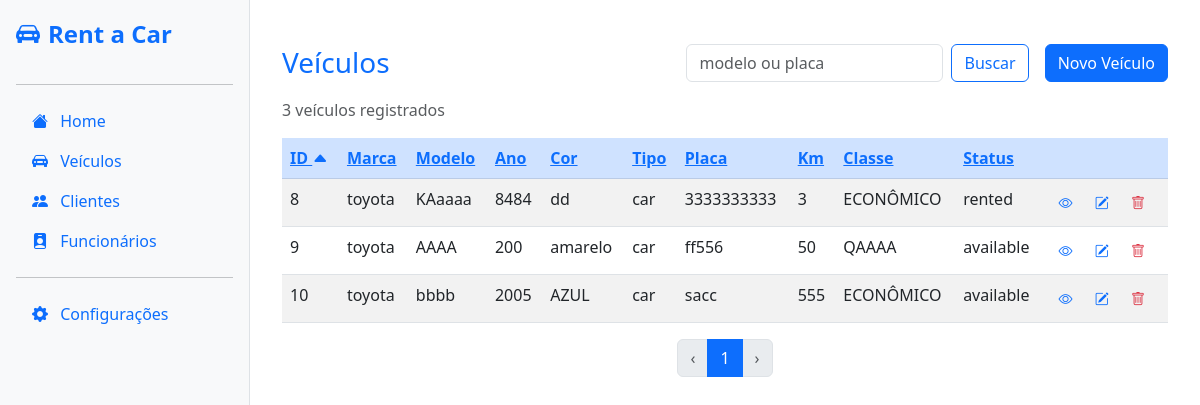
The app's page /veiculos/, older data.
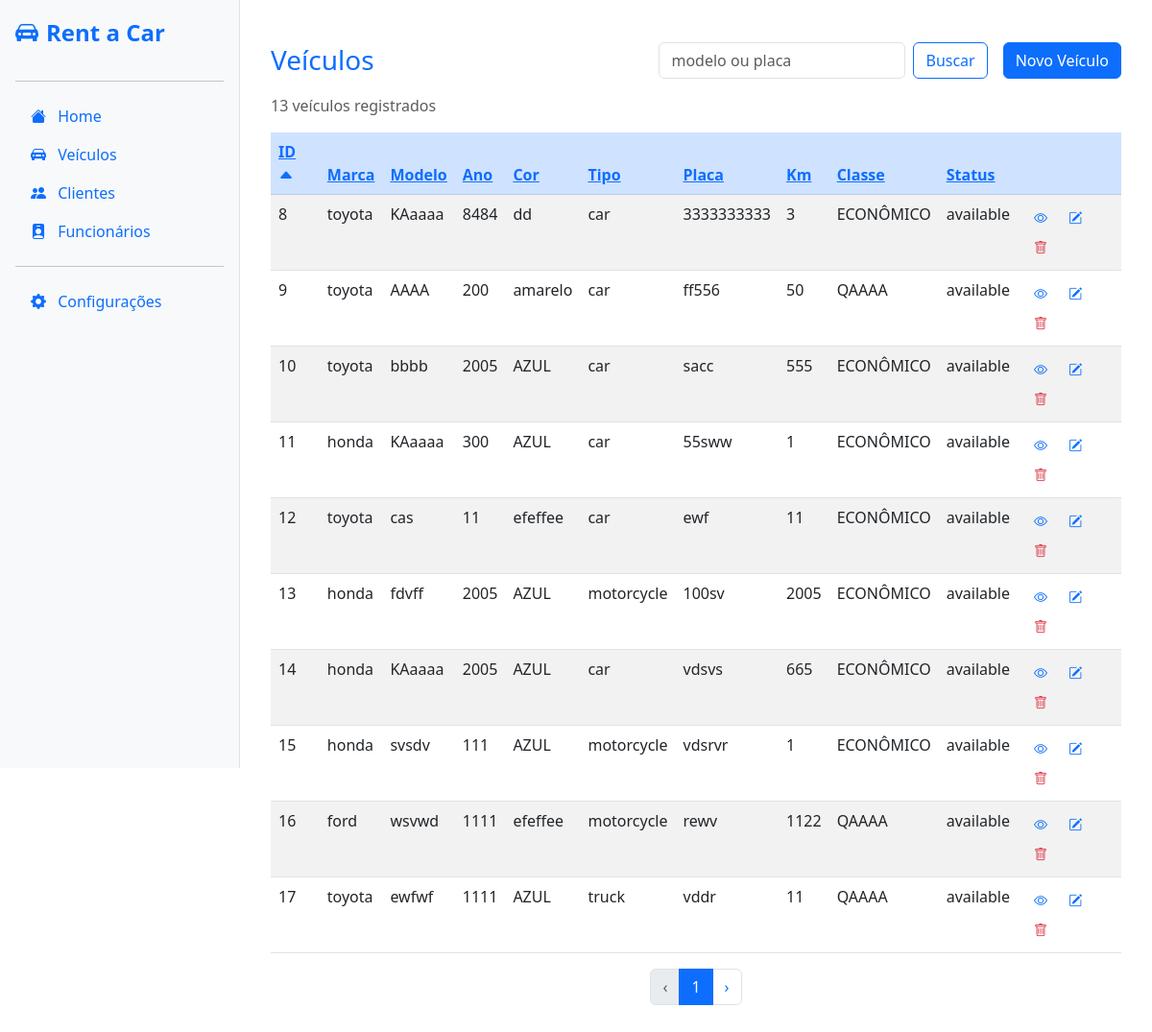
The same page, newer data.
### vehicles/models.py (models this page shows, shortened)
class Vehicle(models.Model):
    vehicle_type = models.CharField(max_length=10, choices=VEHICLE_TYPE_CHOICES)
    brand = models.CharField(max_length=20, choices=VEHICLE_BRAND_CHOICES)
    model = models.CharField(max_length=50)
    year = models.IntegerField()
    color = models.CharField(max_length=20)
    km = models.IntegerField()
    status = models.CharField(max_length=10, choices=STATUS_CHOICES, default='available')
    description = models.TextField(blank=True, null=True)
    created_at = models.DateTimeField(auto_now_add=True)
    plate = models.CharField(max_length=10, unique=True, default='')
    vehicle_class = models.ForeignKey(VehicleClass, on_delete=models.PROTECT)
    image = models.ImageField(upload_to='vehicles/images/', blank=True, null=True)

class VehicleClass(models.Model):
    name = models.CharField(max_length=50)
    description = models.TextField(blank=True, null=True)
    daily_price = models.DecimalField(max_digits=10, decimal_places=2)
    def __str__(self):
        return self.name

### vehicles/views.py (the view)
# urls.py: path('veiculos/', views.list_vehicles, name='list_vehicles'),
def list_vehicles(request):
    query = request.GET.get('search', '')
    sort = request.GET.get('sort', 'id')
    order = request.GET.get('order', 'asc')
    sort_field = sort if order == 'asc' else f'-{sort}'
    if query:
        vehicles = Vehicle.objects.filter(plate__icontains=query) | Vehicle.objects.filter(model__icontains=query)
    else:
        vehicles = Vehicle.objects.all()
    vehicles = vehicles.order_by(sort_field)
    paginator = Paginator(vehicles, 10)
    page_number = request.GET.get('page')
    page_obj = paginator.get_page(page_number)
    count = Vehicle.objects.count()
    dados = {
        'total': count,
        'vehicles': page_obj,
        'query': query,
        'sort': sort,
        'order': order,
        'page_obj': page_obj,
    }
    return render(request, 'vehicles/list_vehicles.html', dados)

### vehicles/templates/vehicles/list_vehicles.html (shortened to what the changed rows need)
{% extends "base/base.html" %} {% block content %}
<div class="container mt-4">
  <div class="d-flex align-items-center justify-content-between mb-3 flex-wrap">
    <h3 class="mb-0 me-3 text-primary">Veículos</h3>
    <div class="d-flex ms-auto">
    </div>
  </div>
  <p class="text-muted">{{ vehicles.paginator.count }} veículos registrados</p>
  <table class="table table-striped">
    <thead class="table-primary">
      <tr>
        <th>
          <a
            href="?sort=id&order={% if sort == 'id' and order == 'asc' %}desc{% else %}asc{% endif %}&search={{ query|urlencode }}"
            >ID {% if sort == 'id' %}<i
              class="bi bi-caret-{% if order == 'asc' %}up{% else %}down{% endif %}-fill"
            ></i
            >{% endif %}</a
          >
        </th>
        <th>
          <a
            href="?sort=brand&order={% if sort == 'brand' and order == 'asc' %}desc{% else %}asc{% endif %}&search={{ query|urlencode }}"
            >Marca </a
          >
        </th>
        <th>
          <a
            href="?sort=model&order={% if sort == 'model' and order == 'asc' %}desc{% else %}asc{% endif %}&search={{ query|urlencode }}"
            >Modelo </a
          >
        </th>
        <th>
          <a
            href="?sort=year&order={% if sort == 'year' and order == 'asc' %}desc{% else %}asc{% endif %}&search={{ query|urlencode }}"
            >Ano </a
          >
        </th>
        <th>
          <a
            href="?sort=color&order={% if sort == 'color' and order == 'asc' %}desc{% else %}asc{% endif %}&search={{ query|urlencode }}"
            >Cor </a
          >
        </th>
        <th>
          <a
            href="?sort=vehicle_type&order={% if sort == 'vehicle_type' and order == 'asc' %}desc{% else %}asc{% endif %}&search={{ query|urlencode }}"
            >Tipo </a
          >
        </th>
        <th>
          <a
            href="?sort=plate&order={% if sort == 'plate' and order == 'asc' %}desc{% else %}asc{% endif %}&search={{ query|urlencode }}"
            >Placa </a
          >
        </th>
        <th>
          <a
            href="?sort=km&order={% if sort == 'km' and order == 'asc' %}desc{% else %}asc{% endif %}&search={{ query|urlencode }}"
            >Km </a
          >
        </th>
        <th>
          <a
            href="?sort=vehicle_class&order={% if sort == 'vehicle_class' and order == 'asc' %}desc{% else %}asc{% endif %}&search={{ query|urlencode }}"
            >Classe </a
          >
        </th>
        <th>
          <a
            href="?sort=status&order={% if sort == 'status' and order == 'asc' %}desc{% else %}asc{% endif %}&search={{ query|urlencode }}"
            >Status </a
          >
        </th>
        <th></th>
      </tr>
    </thead>
    <tbody>
      {% for vehicle in vehicles %}
      <tr>
        <td>{{ vehicle.id }}</td>
        <td>{{ vehicle.brand }}</td>
        <td>{{ vehicle.model }}</td>
        <td>{{ vehicle.year }}</td>
        <td>{{ vehicle.color }}</td>
        <td>{{ vehicle.vehicle_type }}</td>
        <td>{{ vehicle.plate }}</td>
        <td>{{ vehicle.km }}</td>
        <td>{{ vehicle.vehicle_class }}</td>
        <td>{{ vehicle.status }}</td>
        <td>
          <a href="{% url 'vehicle_detail' vehicle.id %}" class="btn btn-sm">
            <i class="bi bi-eye text-primary"></i>
          </a>
          <a href="{% url 'update_vehicle' vehicle.id %}" class="btn btn-sm">
            <i class="bi bi-pencil-square text-primary"></i>
          </a>
          <button
            type="button"
            class="btn btn-sm"
            data-bs-toggle="modal"
            data-bs-target="#deleteModal{{ vehicle.id }}"
          >
            <i class="bi bi-trash text-danger"></i>
          </button>
        </td>
      </tr>
      {% endfor %}
    </tbody>
  </table>
  <nav aria-label="Paginacao">
    <ul class="pagination justify-content-center">
      {% if vehicles.has_next %}
      <li class="page-item">
        <a
          class="page-link"
          href="?page={{ vehicles.next_page_number }}&sort={{ sort }}&order={{ order }}&search={{ query|urlencode }}"
          aria-label="Próxima"
        >
          ›
        </a>
      </li>
      {% else %}
      <li class="page-item disabled">
        <span class="page-link" aria-label="Próxima">›</span>
      </li>
      {% endif %}
    </ul>
  </nav>
  {% endblock %}

Row changes from the older to the newer data that the page shows:
changed Vehicle "dd": status "rented" → "available"
added Vehicle: id "11", brand "honda", model "KAaaaa", year "300", color "AZUL", vehicle_type "car", plate "55sww", km "1", vehicle_class "ECONÔMICO", status "available"
added Vehicle: id "12", brand "toyota", model "cas", year "11", color "efeffee", vehicle_type "car", plate "ewf", km "11", vehicle_class "ECONÔMICO", status "available"
added Vehicle: id "13", brand "honda", model "fdvff", year "2005", color "AZUL", vehicle_type "motorcycle", plate "100sv", km "2005", vehicle_class "ECONÔMICO", status "available"
added Vehicle: id "14", brand "honda", model "KAaaaa", year "2005", color "AZUL", vehicle_type "car", plate "vdsvs", km "665", vehicle_class "ECONÔMICO", status "available"
added Vehicle: id "15", brand "honda", model "svsdv", year "111", color "AZUL", vehicle_type "motorcycle", plate "vdsrvr", km "1", vehicle_class "ECONÔMICO", status "available"
added Vehicle: id "16", brand "ford", model "wsvwd", year "1111", color "efeffee", vehicle_type "motorcycle", plate "rewv", km "1122", vehicle_class "QAAAA", status "available"
added Vehicle: id "17", brand "toyota", model "ewfwf", year "1111", color "AZUL", vehicle_type "truck", plate "vddr", km "11", vehicle_class "QAAAA", status "available"
Text that changed along with them:
{{ vehicles.paginator.count }}: "3" → "13"
